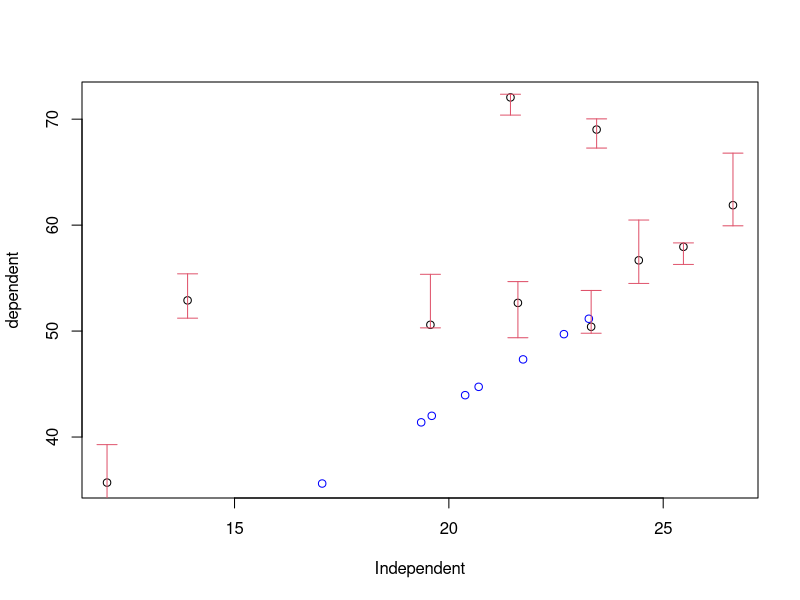
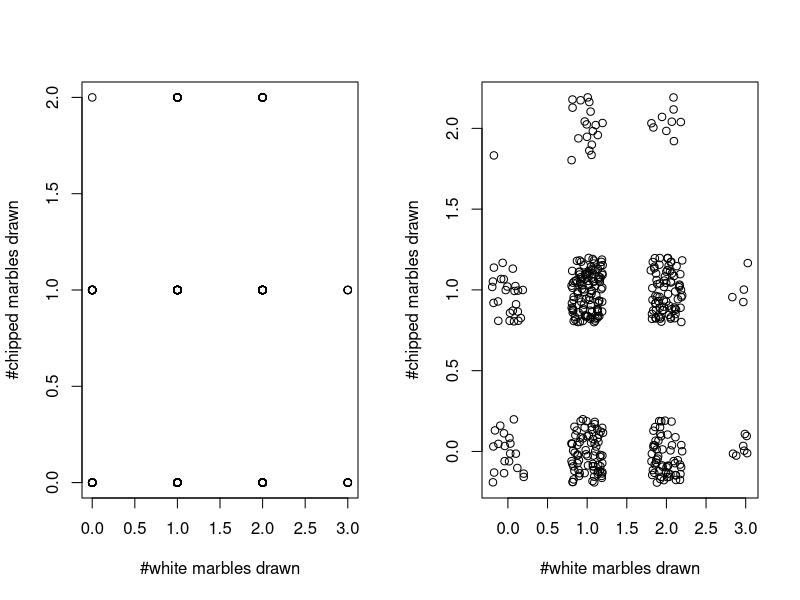
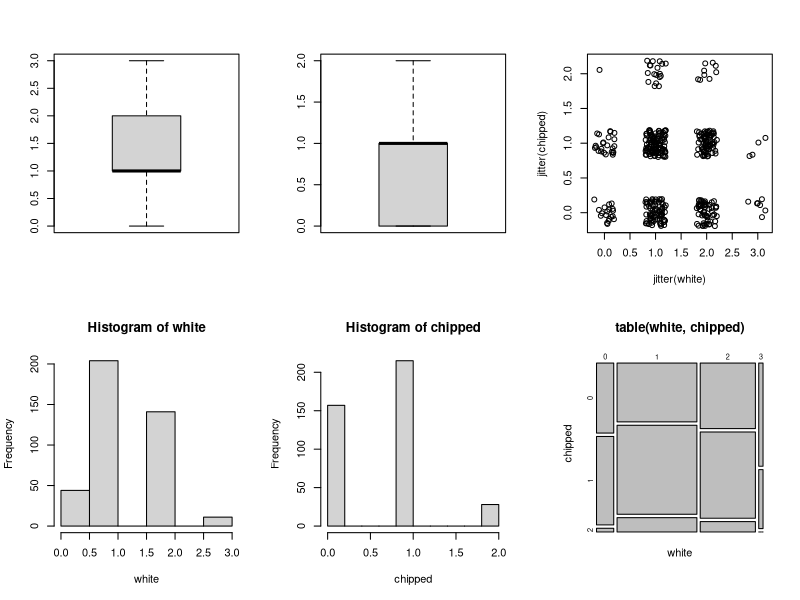
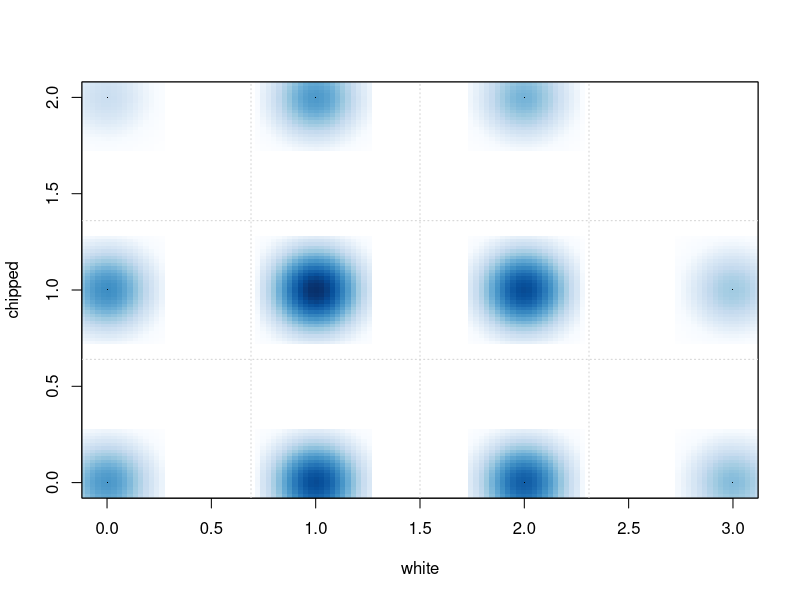
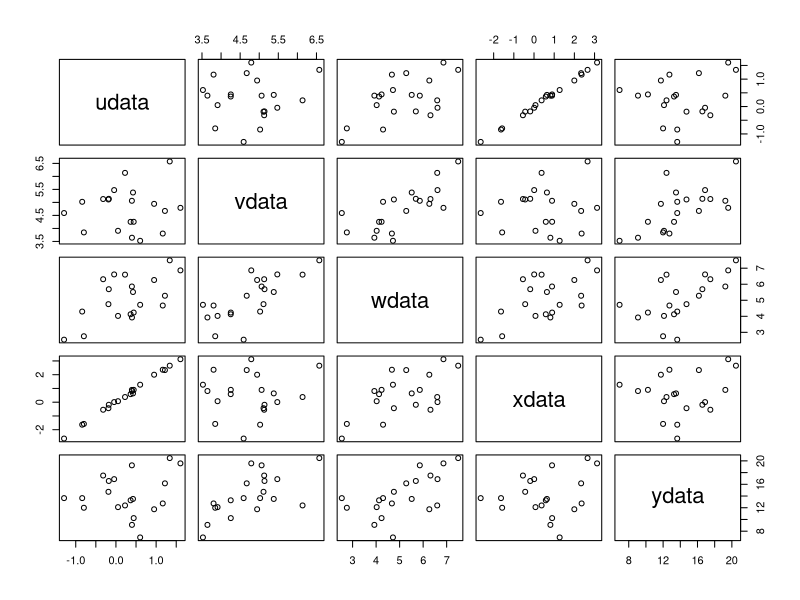
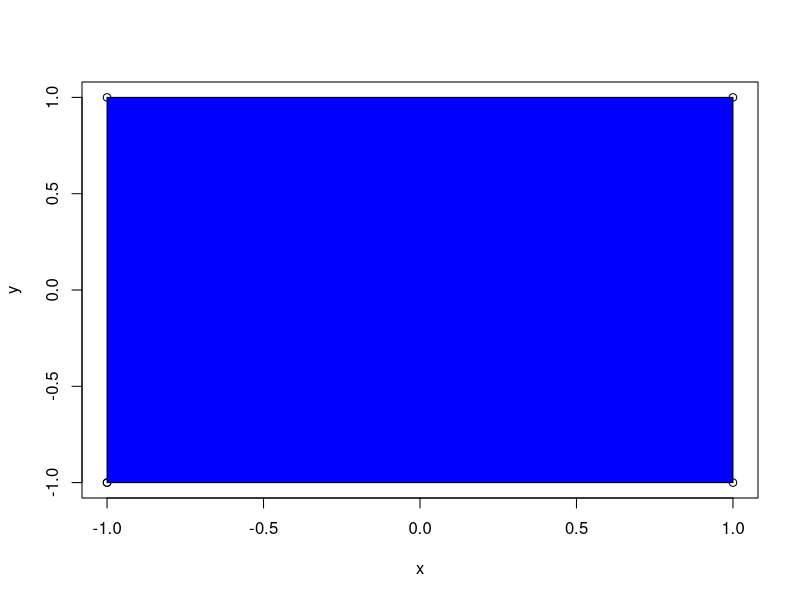
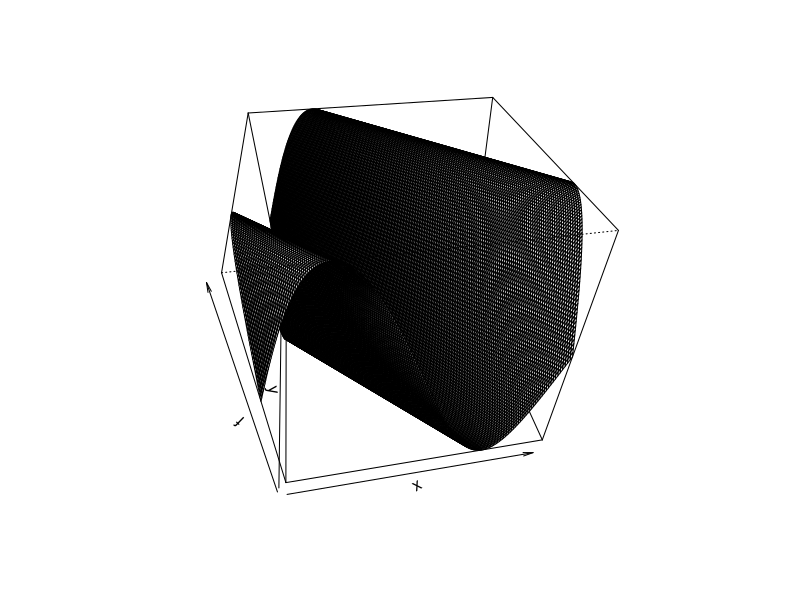
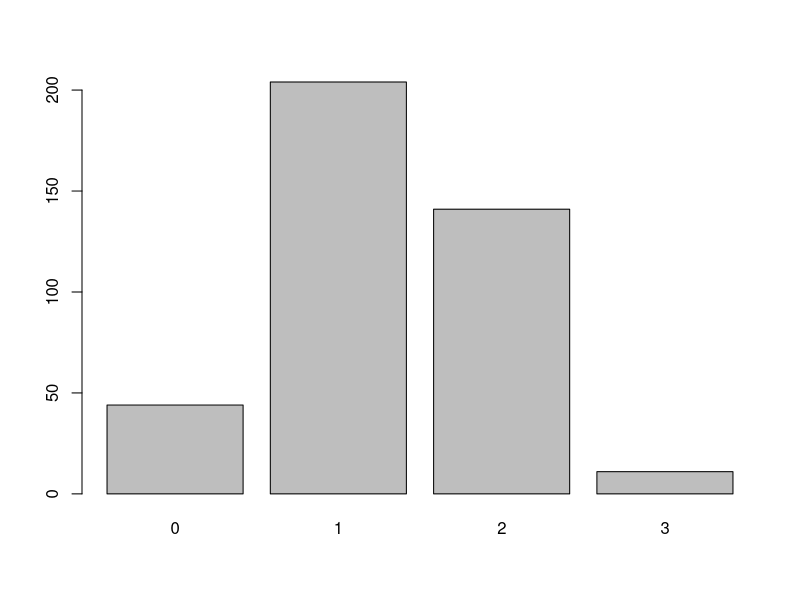

Write the R code that produced these figures, in order. (Note: this script raises an error after producing the figures.)
#Intermediate Plotting
#plotting continous data
#plotting correlation
x=rnorm(10,mean=20,sd=5)
y=2.5*x-1.0+rnorm(10,mean=10,sd=9)
cor(x,y)
#create multiple data sets on one plot
plot(x,y,xlab="Independent",ylab="dependent")
x1=runif(8,15,25)
y1=2.5*x1-1+runif(8,-6,-6)
points(x1,y1,col="blue")
#adding error bars to a set of data points
#added by arrows command
xhigh=x
yhigh=y+abs(rnorm(10,sd=3.5))
xlow=x
ylow=y-abs(rnorm(10,sd=3.1))
arrows(xhigh,yhigh,xlow,ylow,col=2,angle=90,length=0.1,code=3)
#adding some jitter to the plots
white=rhyper(400,4,5,3)
chipped=rhyper(400,2,7,3)
par(mfrow=c(1,2))
plot(white,chipped,xlab="#white marbles drawn",ylab="#chipped marbles drawn")
#adding jitter to it
plot(jitter(white),jitter(chipped),xlab="#white marbles drawn",ylab="#chipped marbles drawn")
#multiple charts on one place
par(mfrow=c(2,3))
boxplot(white)
boxplot(chipped)
plot(jitter(white),jitter(chipped))
hist(white)
hist(chipped)
mosaicplot(table(white,chipped))
#Density plot
par(mfrow=c(1,1))
smoothScatter(white,chipped)
grid(4,3)
#pairwise relationship
udata=rnorm(20)
vdata=rnorm(20,mean=5)
wdata=udata+vdata+rnorm(20,sd=0.5)
xdata=2*udata+rnorm(20,sd=0.1)
ydata=3*vdata+rnorm(20,sd=2.4)
d=data.frame(udata,vdata,wdata,xdata,ydata)
pairs(d)
x = c(-1,1,1,-1,-1)
y = c(-1,-1,1,1,-1)
plot(x,y)
polygon(x,y,col='blue')
# how to plot a surface with the persp command
x=seq(0,2*pi,by=pi/100)
y=x
xg=(x*0+1)%*%t(y)
yg=x%*% t(y*0+1)
f=sin(xg+yg)
persp(x,y,f,theta=-10,phi=40)
#Discrete Data
white=as.factor(white)
table(white)
barplot(table(white))
santa <- data.frame(belief=c('no belief','no belief','no belief','no belief',
                             'belief','belief','belief','belief',
                             'belief','belief','no belief','no belief',
                             'belief','belief','no belief','no belief'),
                    sibling=c('older brother','older brother','older brother','older sister',
                              'no older sibling','no older sibling','no older sibling','older sister',
                              'older brother','older sister','older brother','older sister',
                              'no older sibling','older sister','older brother','no older sibling')
)
santa
summary(santa)
plot(santa$belief)
plot(santa$belief,santa$sibling)
